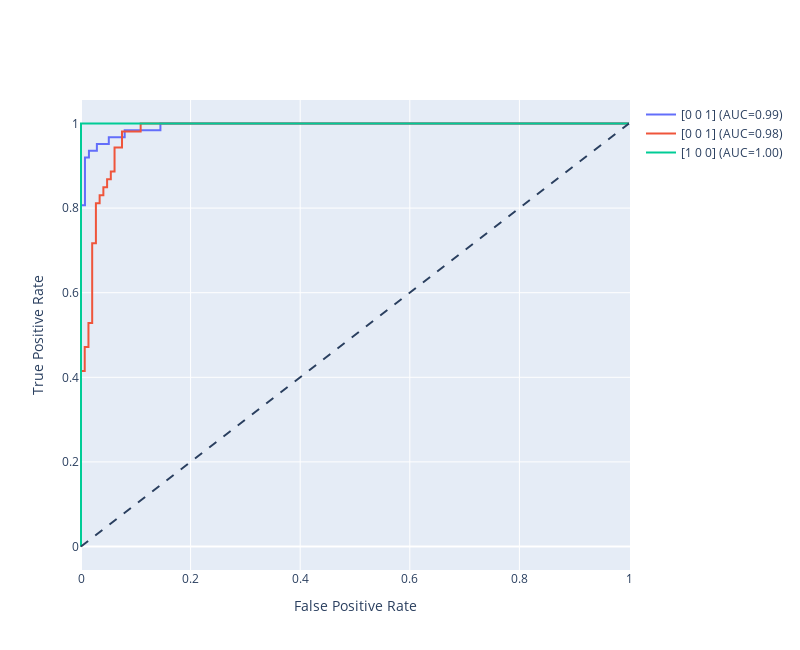

This figure's notebook cell:
### Code cell
fig = go.Figure()
fig.add_shape(
    type="line" , line=dict(dash='dash'),
    x0=0, x1=1, y0=0, y1=1
)

for i in range(pred_prob.shape[1]):
    y_true = y_test_binarized[:, i]
    y_score = pred_prob[:, i]

    fpr, tpr, _ = roc_curve(y_true, y_score)
    auc_score = roc_auc_score(y_true, y_score)

    name = f"{y_test_binarized[i]} (AUC={auc_score:.2f})"
    fig.add_trace(go.Scatter(x=fpr, y=tpr, name=name, mode='lines'))

fig.update_layout(
    xaxis_title='False Positive Rate',
    yaxis_title='True Positive Rate',
    yaxis=dict(scaleanchor="y", scaleratio=1),
    xaxis=dict(constrain='domain'),
    width=800, height=650
)
fig.show()

### Figure 1 — Plotly figure (JSON) as saved in the notebook; plotly's stock layout.template omitted (floating-point values rounded to 4 significant figures)
{"data": [{"mode": "lines", "name": "[0 0 1] (AUC=0.99)", "type": "scatter", "x": [0, 0, 0, 0, 0, 0, 0, 0, 0.007246, 0.007246, 0.01449, 0.01449, 0.02899, 0.02899, 0.05072, 0.05072, 0.07971, 0.07971, 0.1449, 0.1449, 0.2174, 0.2319, 0.442, 0.4638, 0.6522, 0.6667, 0.6812, 0.6957, 0.7464, 0.7609, 0.8043, 0.8261, 0.8841, 0.8913, 0.913, 0.9638, 0.971, 1], "y": [0, 0.01613, 0.06452, 0.129, 0.1774, 0.4194, 0.4516, 0.8065, 0.8065, 0.9194, 0.9194, 0.9355, 0.9355, 0.9516, 0.9516, 0.9677, 0.9677, 0.9839, 0.9839, 1, 1, 1, 1, 1, 1, 1, 1, 1, 1, 1, 1, 1, 1, 1, 1, 1, 1, 1]}, {"mode": "lines", "name": "[0 0 1] (AUC=0.98)", "type": "scatter", "x": [0, 0, 0, 0, 0, 0.006803, 0.006803, 0.01361, 0.01361, 0.02041, 0.02041, 0.02721, 0.02721, 0.03401, 0.03401, 0.04082, 0.04082, 0.04762, 0.04762, 0.05442, 0.05442, 0.06122, 0.06122, 0.07483, 0.07483, 0.1088, 0.1088, 0.2449, 0.2585, 0.4014, 0.415, 0.6327, 0.6463, 0.7143, 0.7347, 0.7755, 0.8163, 0.8367, 0.8776, 0.9048, 0.9252, 0.9456, 0.9592, 0.9796, 1], "y": [0, 0.01887, 0.09434, 0.1321, 0.4151, 0.4151, 0.4717, 0.4717, 0.5283, 0.5283, 0.717, 0.717, 0.8113, 0.8113, 0.8302, 0.8302, 0.8491, 0.8491, 0.8679, 0.8679, 0.8868, 0.8868, 0.9434, 0.9434, 0.9811, 0.9811, 1, 1, 1, 1, 1, 1, 1, 1, 1, 1, 1, 1, 1, 1, 1, 1, 1, 1, 1]}, {"mode": "lines", "name": "[1 0 0] (AUC=1.00)", "type": "scatter", "x": [0, 0, 0, 0, 0, 0, 0, 0, 0, 0, 0, 0, 0, 0, 0, 0, 0, 0, 0, 0.04348, 0.06087, 0.4348, 0.4522, 0.4609, 0.487, 0.6609, 0.6783, 0.713, 0.7217, 0.7391, 0.7478, 0.7652, 0.7826, 0.8, 0.8261, 0.8435, 0.8609, 0.887, 0.9043, 0.9565, 1], "y": [0, 0.01176, 0.03529, 0.07059, 0.09412, 0.1412, 0.2, 0.2353, 0.2588, 0.2824, 0.3294, 0.3529, 0.3765, 0.4, 0.4588, 0.4824, 0.7765, 0.8, 1, 1, 1, 1, 1, 1, 1, 1, 1, 1, 1, 1, 1, 1, 1, 1, 1, 1, 1, 1, 1, 1, 1]}], "layout": {"height": 650, "shapes": [{"line": {"dash": "dash"}, "type": "line", "x0": 0, "x1": 1, "y0": 0, "y1": 1}], "width": 800, "xaxis": {"constrain": "domain", "title": {"text": "False Positive Rate"}}, "yaxis": {"scaleanchor": "y", "scaleratio": 1, "title": {"text": "True Positive Rate"}}}}
